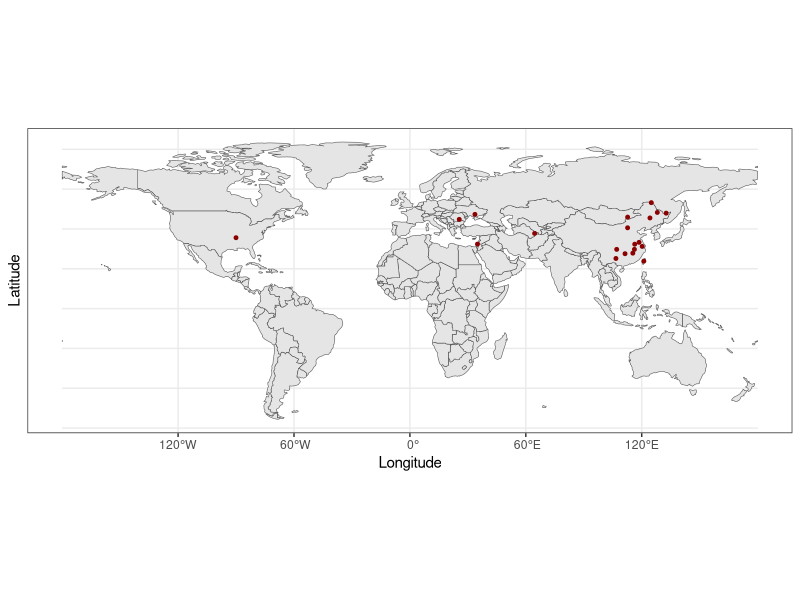
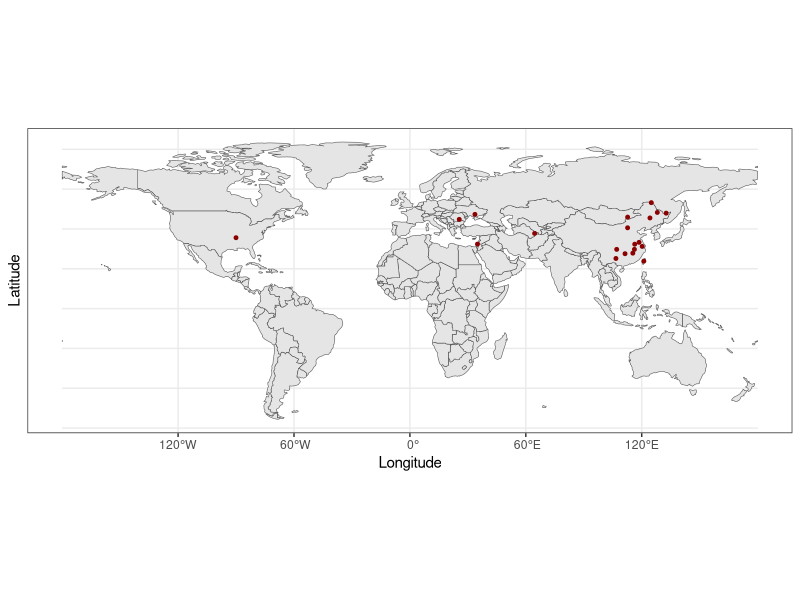

Reproduce these figures in R, in order. (Note: this script raises an error after producing the figures.)
#' This script is used to plot the distribution of our data points on a global
#' and Chinese map. We also plot the distribution of the latitudes on a histogram.



library(dplyr)
library(ggplot2)
library(sf)
library(rnaturalearth)


#### Global distribution map ####

## Import locations and corresponding coordinates
location <- read.csv("location_no_temps.csv")
location <- unique(location) # remove duplicating locations


## Get the world data
world <- ne_countries(scale = "small", returnclass = "sf")
# Our projection: "+proj=webmerc +datum=WGS84"


## Plots (global plot)
world %>% 
  filter(admin != "Antarctica") %>%
  # remove antarctica
  ggplot()+
  geom_sf()+
  geom_point(aes(x=Longitude, y=Latitude), data = location,
             size = 1, color = "darkred")+
  theme_bw()+
  xlab("Longitude") + ylab("Latitude")

ggsave("map_web.png", width = 8, height = 5.5, dpi = 300)



#### Chinese distribution map ####

## Get data points for China (17 data points)
carp <- read.csv("eddie_carp_new.csv")
carp.r <- carp %>% 
  filter(sex != "male") %>% # keep the non-male data points
  distinct(location, .keep_all = TRUE) # remove all repeating locations
black.china <- carp.r[carp.r$china == "y",]


## Plots (china plot)
world %>% 
  filter(admin == "China" | admin =="Taiwan") %>%
  # select only China
  ggplot()+
  geom_sf()+
  geom_point(aes(x=longitude, y=latitude), data = black.china,
             size = 2, color = "darkred")+
  theme_bw()+
  xlab("Longitude") + ylab("Latitude")



#### Histogram of latitude distribution ####

ggplot(data=location, aes(x=Latitude))+
  geom_histogram(binwidth=1, color = "black")+
  theme_bw()



#### Separate the points based on latitude ####

# Latitude points
latitude_points <- location$Latitude

# Create 1-degree bins
bins <- cut(latitude_points,
            breaks = seq(floor(min(latitude_points)), ceiling(max(latitude_points)), by = 1), include.lowest = TRUE)
bins

# Print bin labels and their values
for (bin_label in unique(bins)) {
  bin_values <- latitude_points[bins == bin_label] # get the latitude value
  bin_name <- location[location$Latitude == bin_values,1] # get the corresponding location name
  print(paste("Bin:", as.character(bin_label)))
  print(bin_values)
  print(bin_name)
  cat("\n")
}
